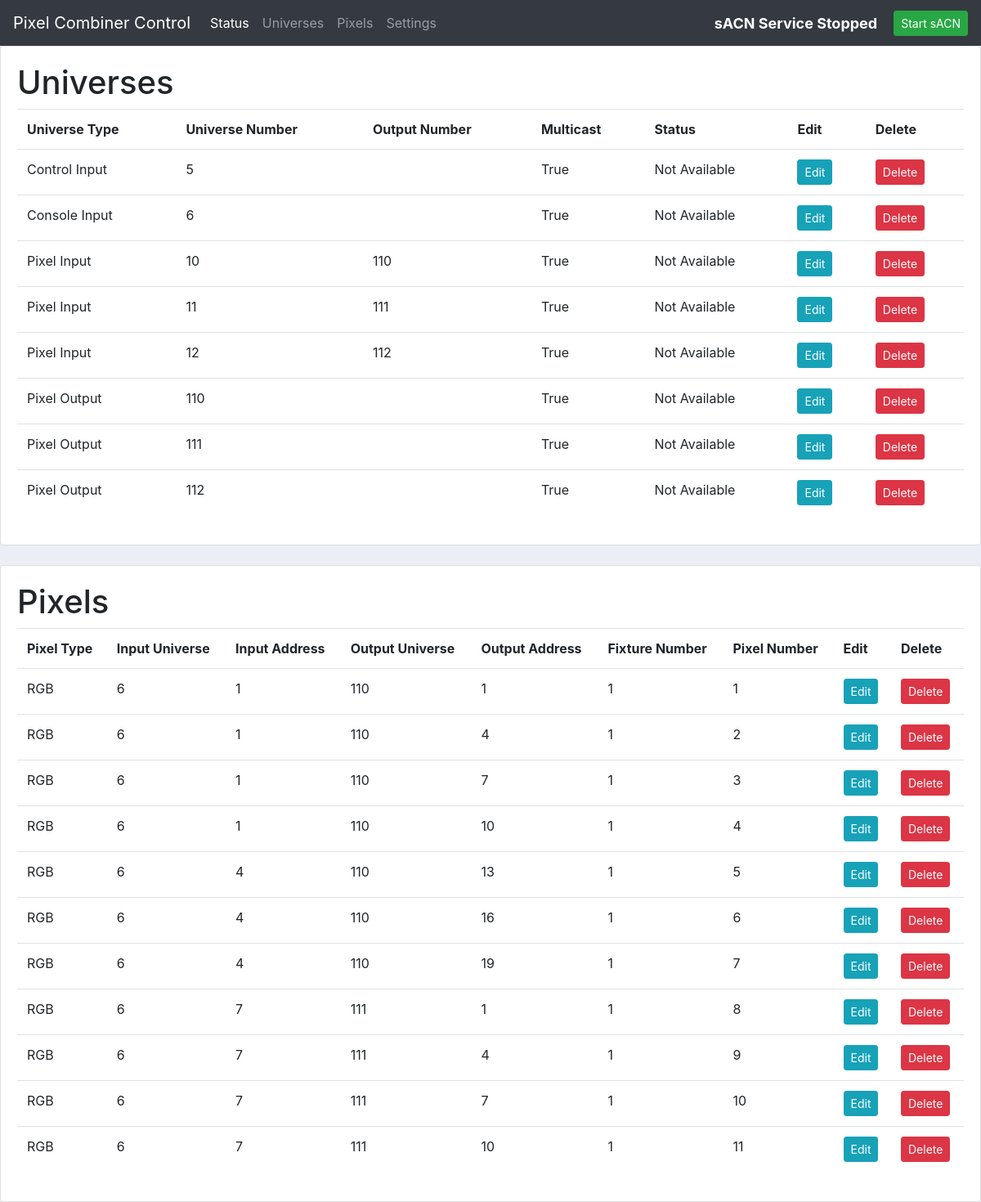
The app's page /, older data.
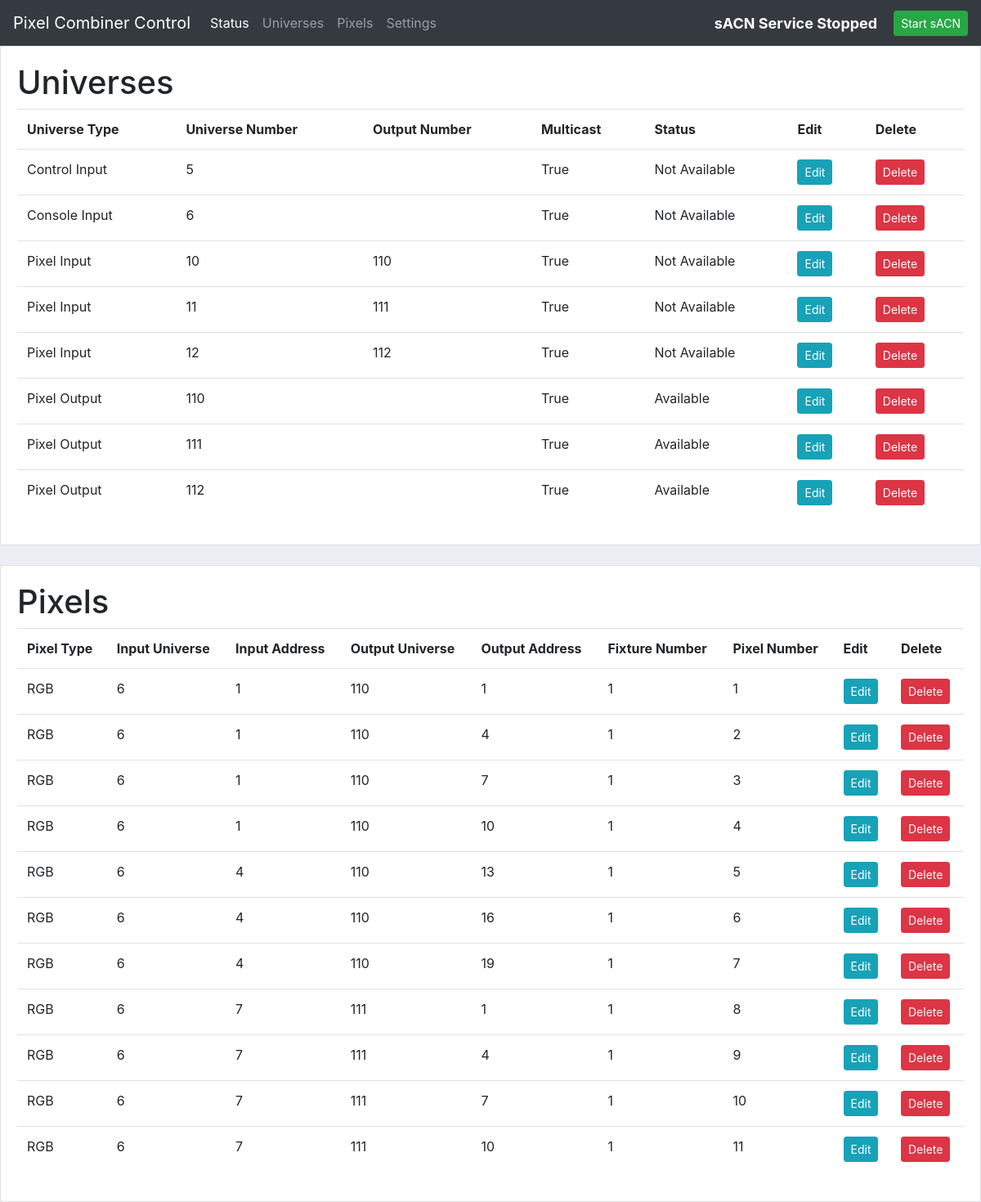
The same page, newer data.
### configurator/models.py (models this page shows)
class Universe(models.Model):
    control = 'ctrlIn'
    consInput = 'consoleIn'
    pixInput = 'pixelIn'
    pixOutput = 'pixelOut'
    typeChoices = [
        (control, "Control Input"),
        (consInput, "Console Input"),
        (pixInput, "Pixel Input"),
        (pixOutput, "Pixel Output")
    ]
    universeType = models.CharField(
        max_length=13,
        choices=typeChoices,
        default=pixInput
        )
    universeNumber = models.IntegerField(validators=[MinValueValidator(1), MaxValueValidator(512)])
    pixelOutUni = models.IntegerField(validators=[MinValueValidator(0), MaxValueValidator(512)], default=0)
    multicast = models.BooleanField(default=True)
    available = models.BooleanField(default=False)

class Pixel(models.Model):
    RGB = 'RGB'
    RGBW = 'RGBW'
    typeChoices = [(RGB, 'RGB'), (RGBW, 'RGBW')]
    pixelType = models.CharField(
        max_length=4,
        choices=typeChoices,
        default=RGB
        )
    inputUniverse = models.IntegerField(validators=[MinValueValidator(1), MaxValueValidator(255)])
    inputAddress = models.IntegerField(validators=[MinValueValidator(1), MaxValueValidator(512)])
    outputUniverse = models.IntegerField(validators=[MinValueValidator(0), MaxValueValidator(255)])
    outputAddress = models.IntegerField(validators=[MinValueValidator(1), MaxValueValidator(512)])
    fixtureNum = models.IntegerField(validators=[MinValueValidator(1), MaxValueValidator(1000)])
    pixelNum = models.IntegerField(validators=[MinValueValidator(1), MaxValueValidator(1000)])

### configurator/views.py (the view)
# urls.py: path('', home_view, name="home"),
def home_view(request, *args, **kwargs):
    pixels = Pixel.objects.all()
    universes = Universe.objects.all()
    return render(request, "home.html", {"running": running, "pixels": pixels, "universes": universes})

### templates/home.html
{% extends 'base.html' %}
{% block content %}
{% include 'universeTable.html' %}
<br>
{% include 'pixelTable.html' %}
{% endblock %}

### templates/base.html (shortened to what this page needs)
{% load static %}
<!DOCTYPE html>
<html>
<head>
    <link rel="stylesheet" href="https://maxcdn.bootstrapcdn.com/bootstrap/4.0.0/css/bootstrap.min.css">
    <link rel="stylesheet" type="text/css" href="{% static '/css/main.css' %}">
</head>
<body>
      <nav class="navbar navbar-expand-lg navbar-dark bg-dark">
        <a class="navbar-brand" href="#">Pixel Combiner Control</a>
        <div class="collapse navbar-collapse" id="navbarNav">
          <ul class="navbar-nav">
            <li class="nav-item active">
              <a class="nav-link" href="{% url 'home' %}">Status</a>
            </li>
            <li class="nav-item">
              <a class="nav-link" href="{% url 'universe' 'New'%}">Universes</a>
            </li>
            <li class="nav-item">
              <a class="nav-link" href="{% url 'pixel' 'New' %}">Pixels</a>
            </li>
            <li class="nav-item">
              <a class="nav-link" href="{% url 'settings' %}">Settings</a>
            </li>
          </ul>
        </div>
        {% if running %}
        <span class="hello-msg"><strong>sACN Service Running</strong></span>
        <span><a class="btn btn-sm btn-danger" href="{% url 'stop_sacn' %}">Stop sACN</a></span>
        <span><a class="btn btn-sm btn-info" href="{% url 'refresh_universes' %}"> Refresh Available Universes </a></span>
        {% else %}
        <span class="hello-msg"><strong>sACN Service Stopped</strong></span>
        <span><a class="btn btn-sm btn-success" href="{% url 'start_sacn' %}">Start sACN</a></span>
        {% endif %}
      </nav>
    {% block content %}{% endblock %}
</body>
</html>

### templates/universeTable.html
<div class="column">
    <div class="card card-body">
        <h1 class="display-5">Universes</h1>
        <table class="table">
            <tr>
                <th>Universe Type</th>
                <th>Universe Number</th>
                <th>Output Number</th>
                <th>Multicast</th>
                <th>Status</th>
                <th>Edit</th>
                <th>Delete</th>
            </tr>
            {% for i in universes %}
            <tr>
                <td>{{i.get_universeType_display}}</td>
                <td>{{i.universeNumber}}</td>
                {% if i.pixelOutUni > 0 %}
                <td>{{i.pixelOutUni}}</td>
                {%else%}
                <td></td>
                {%endif%}
                <td>{{i.multicast}}</td>
                {% if i.available %}
                <td>Available</td>
                {%else%}
                <td>Not Available</td>
                {%endif%}
                <td><a class="btn btn-sm btn-info" href="{%url 'universe' i.id %}"> Edit </a></td>
				<td><a class="btn btn-sm btn-danger" href="{%url 'delete_universe' i.id %}"> Delete </a></td>
            </tr>
            {% endfor %}
        </table>
    </div>
</div>

### templates/pixelTable.html
<div class="column">
    <div class="card card-body">
        <h1 class="display-5">Pixels</h1>
        <table class="table">
            <tr>
                <th>Pixel Type</th>
                <th>Input Universe</th>
                <th>Input Address</th>
                <th>Output Universe</th>
                <th>Output Address</th>
                <th>Fixture Number</th>
                <th>Pixel Number</th>
                <th>Edit</th>
                <th>Delete</th>
            </tr>
            {% for i in pixels %}
            <tr>
                <td>{{i.pixelType}}</td>
                <td>{{i.inputUniverse}}</td>
                <td>{{i.inputAddress}}</td>
                <td>{{i.outputUniverse}}</td>
                <td>{{i.outputAddress}}</td>
                <td>{{i.fixtureNum}}</td>
                <td>{{i.pixelNum}}</td>
                <td><a class="btn btn-sm btn-info" href="{% url 'pixel' i.id %}"> Edit </a></td>
				<td><a class="btn btn-sm btn-danger" href="{% url 'delete_pixel' i.id %}"> Delete </a></td>
            </tr>
            {% endfor %}
        </table>
    </div>
</div>

### static/css/main.css (style rules this page uses)
body { background-color: #ebeff5; }

### templates/base.html (style rules this page uses)
.hello-msg { font-size: 18px; color: #fff; margin-right: 20px }

Row changes from the older to the newer data that the page shows:
changed Universe (number 6 of 8 on the later page): available "Not Available" → "Available"
changed Universe (number 7 of 8 on the later page): available "Not Available" → "Available"
changed Universe (number 8 of 8 on the later page): available "Not Available" → "Available"
